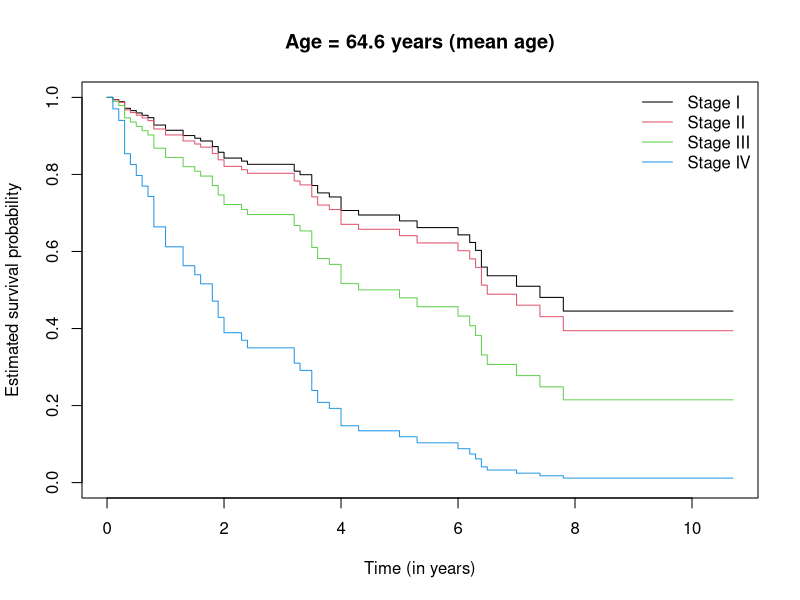

The R script that drew this image:
## ---- chunk 1
require(KMsurv) #for the larynx data
require(survival)
data(larynx)
res_1 <- coxph(Surv(time, delta) ~ as.factor(stage) + age, data = larynx)
res_1
summary(res_1)
## ---- chunk 2
res_2 <- coxph(Surv(time, delta) ~ age, data = larynx)
res_2
anova(res_1,res_2)
## ---- chunk 3
#the first is the log likelihood of a model that contains none of the risk factors,
#so we need the second one
res_1$loglik
test_stat <- 2*(res_1$loglik[2] - res_2$loglik[2])
pchisq(test_stat, df = 4 - 1, lower.tail = FALSE)
## ---- chunk 4
AIC(res_1)
-2*res_1$loglik[2] + 2*4
BIC(res_1)
-2*res_1$loglik[2] + log(sum(larynx$delta))*4
## ---- chunk 5
require(survival)
require(KMsurv)
data(larynx)
res_1 <- coxph(Surv(time, delta) ~ as.factor(stage) + age, data = larynx)

#adjusted survival curve for the mean age
newdf <- data.frame("stage" = levels(as.factor(larynx$stage)), 
                    "age" = rep(mean(larynx$age), 4)) 
fit <- survfit(res_1, newdata = newdf)

plot(fit, conf.int = FALSE, col = c(1:4),
     ylab = "Estimated survival probability", 
     xlab = "Time (in years)", 
     main = "Age = 64.6 years (mean age)")
legend("topright", legend = c("Stage I", "Stage II", "Stage III", "Stage IV"), 
       col = c(1:4), lty = c(1,1,1,1), bty = "n")
